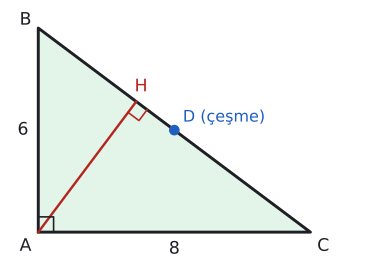

Source code (Python):
import sys; sys.path.insert(0, "tools")
from cizim import *

def uz(P, Q): return round(float(np.linalg.norm(np.asarray(P) - np.asarray(Q))), 3)
def kenar(ax, P, Q, metin, G, d=0.45, renk=YAZI, fs=13):
    """[PQ] kenarının ortasına, G'nin ters tarafına etiket."""
    P, Q = np.asarray(P, float), np.asarray(Q, float); M = (P + Q) / 2
    u = (Q - P) / np.linalg.norm(Q - P); v = np.array([-u[1], u[0]])
    if np.dot(v, M - np.asarray(G)) < 0: v = -v
    ax.text(*(M + d * v), metin, ha="center", va="center", color=renk, fontsize=fs)
def dik_ayak(P, Q, R):
    """R noktasından PQ doğrusuna inen dikmenin ayağı."""
    P, Q, R = (np.asarray(t, float) for t in (P, Q, R))
    u = (Q - P) / np.linalg.norm(Q - P); return P + np.dot(R - P, u) * u
def dik(ax, ayak, p1, p2, k=0.3, renk=YAZI):
    """ayak noktasında, ayak->p1 ve ayak->p2 yönleri arasında dik açı karesi."""
    ayak = np.asarray(ayak, float)
    u = (np.asarray(p1) - ayak) / np.linalg.norm(np.asarray(p1) - ayak); v = (np.asarray(p2) - ayak) / np.linalg.norm(np.asarray(p2) - ayak)
    ax.plot(*zip(ayak + k * u, ayak + k * (u + v), ayak + k * v), color=renk, lw=1.2)
def centik(ax, P, Q, n=1, renk=YAZI, L=0.18, ara=0.12):
    """[PQ] ortasına n tane eşlik çentiği."""
    P, Q = np.asarray(P, float), np.asarray(Q, float); M = (P + Q) / 2
    u = (Q - P) / np.linalg.norm(Q - P); v = np.array([-u[1], u[0]])
    for i in range(n):
        c = M + (i - (n - 1) / 2) * ara * u
        ax.plot(*zip(c - L * v, c + L * v), color=renk, lw=1.3)

# m(A)=90, |AB|=6, |AC|=8, |BC|=10, D [BC]'nin orta noktası. Yükseklikler A'da kesişir; |AD| = 5.
A, B, C = np.array([0.0, 0.0]), np.array([0.0, 6.0]), np.array([8.0, 0.0])
D = (B + C) / 2; H = dik_ayak(B, C, A)
print("BC", uz(B, C), "AD", uz(A, D), "AH", uz(A, H))
G = (A + B + C) / 3
fig, ax = sekil(4.8, 3.8)
ax.set_aspect("equal"); ax.axis("off")
ax.add_patch(plt.Polygon([A, B, C], color=YESIL_ACIK, lw=0))
ax.plot(*zip(A, B, C, A), color=YAZI)
ax.plot(*zip(A, H), color=KIRMIZI, lw=1.8)
dik(ax, A, B, C, k=0.45); dik(ax, H, A, C, k=0.4, renk=KIRMIZI)
nokta(ax, *D, "", renk=MAVI)
ax.text(D[0] + 0.25, D[1] + 0.25, "D (çeşme)", color=MAVI, fontsize=12)
for P, ad, d in ((A, "A", (-0.55, -0.55)), (B, "B", (-0.55, 0.1)), (C, "C", (0.2, -0.55)), (H, "H", (-0.05, 0.3))): ax.text(P[0] + d[0], P[1] + d[1], ad, fontsize=13, color=KIRMIZI if ad == "H" else YAZI)
kenar(ax, A, B, "6", G, d=0.45); kenar(ax, A, C, "8", G, d=0.5)
ax.set_xlim(-0.9, 9.6); ax.set_ylim(-0.9, 6.6)
kaydet(fig, __file__)
